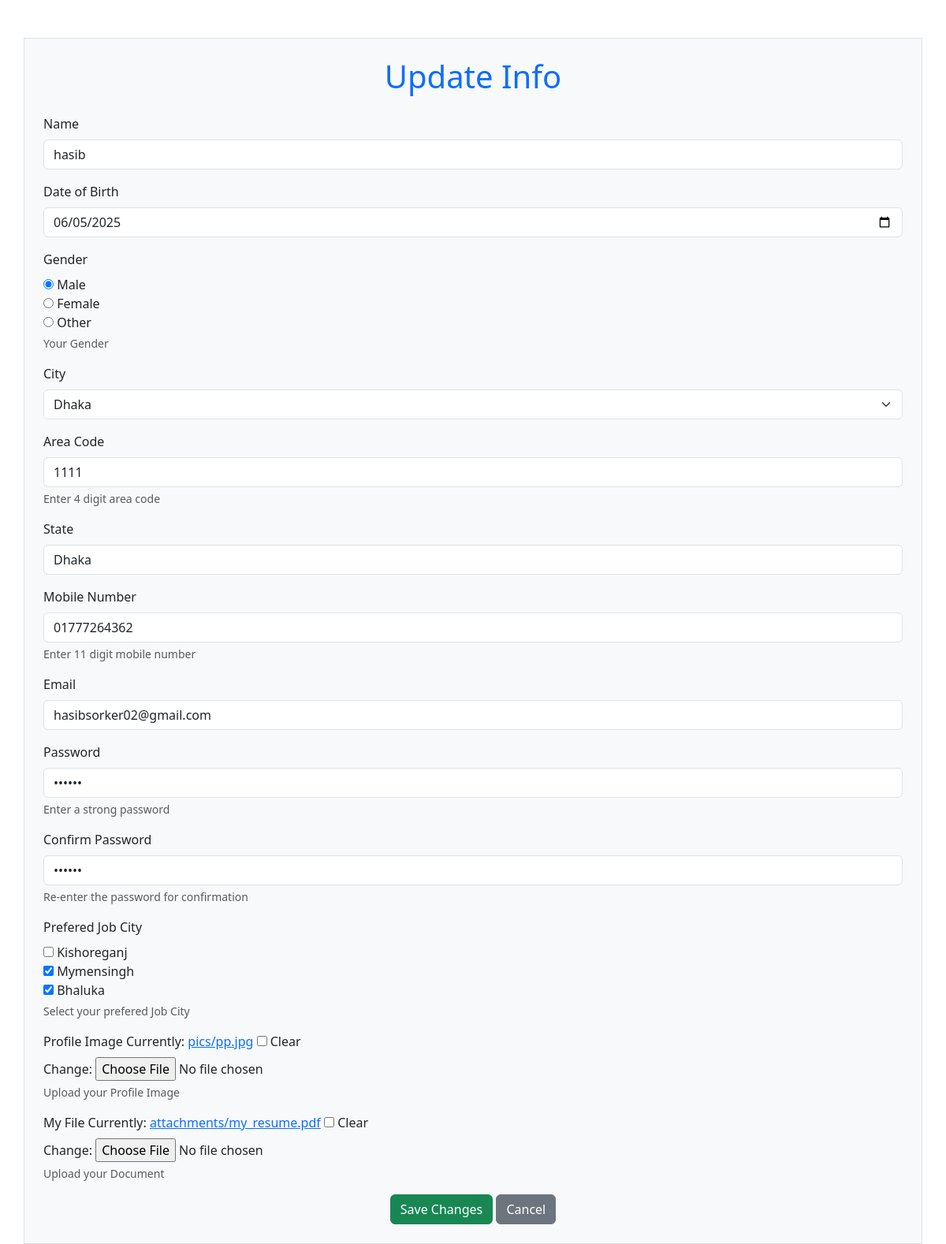
The page /update/8/ on the database its author committed.
### create_form/models.py (models this page shows, shortened)
class Profile_Model(models.Model):
    name = models.CharField(max_length=60)
    dob = models.DateField()
    gender = models.CharField(max_length=10,
    choices=Gender_Choices)
    city = models.CharField(max_length=60,choices=STATE_CHOICES)
    area_code = models.PositiveIntegerField(help_text="Enter 4 digit area code",
    validators=[validate_area_code])
    state = models.CharField(max_length=20)
    mobile = models.CharField(max_length=11, help_text="Enter 11 digit mobile number",
    validators=[
        RegexValidator(
            regex=r'^\d{11}$',
            message='Mobile number must be 11 digits long.',
            code='invalid_mobile'
        )
    ])
    email = models.EmailField()
    password = models.CharField(max_length=20, help_text="Enter a strong password")
    confirm_password = models.CharField(max_length=20, help_text="Re-enter the password for confirmation")
    job_city = models.ManyToManyField(
        JobCity,
        help_text="Select job cities "
    )
    profile_image = models.ImageField(upload_to='pics', blank=True)
    my_file = models.FileField(upload_to='attachments', blank=True)

### create_form/views.py (the view)
# urls.py: path('update/<int:id>/', views.update,name='update'),
def update(request, id):
    info = Profile_Model.objects.get(pk=id)
    if request.method == 'POST':
        form = Profile_Form(request.POST, request.FILES, instance=info)
        if form.is_valid():
            form.save()
            return redirect('info', id)
    else:
        form = Profile_Form(instance=info)
    return render(request, 'form/update.html', {'form': form, 'info': info})

### create_form/models.py (called while the page is built)
    def __str__(self):
        return self.name

### create_form/templates/form/update.html (shortened to what this page needs)
<!DOCTYPE html>
{% load static %}
<html lang="en">
<head>
    <link rel="stylesheet" href="{% static "form/css/bootstrap.min.css" %}">
</head>
<body>
    <div class="container mt-5 p-4 border bg-light">
        <h1 class="text-center text-primary">Update Info</h1>
        <form method="POST" enctype="multipart/form-data" class="mt-4">
    {% for i in form %}
        <div class="mb-3">
            <label for="{{ i.id_for_label }}" class="form-label">{{ i.label }}</label>
            {{ i }}
            {% if i.help_text %}
                <div class="form-text">
                    {{ i.help_text }}
                </div>
            {% endif %}
        </div>
    {% endfor %}
            <div class="text-center mt-3">
                <button type="submit" class="btn btn-success">Save Changes</button>
                <a href="{% url 'info' info.id %}" class="btn btn-secondary">Cancel</a>
            </div>
        </form>
    </div>
</body>
</html>

### rows shown on the page
Profile_Model: form "hasib" "06/05/2025" "☑ Male ☐ Female ☐ Other" "Dhaka" "1111" "Dhaka" "01777264362" "hasibsorker02@gmail.com"

### other values the page prints
{{ i.label }} "Name" "Date of Birth" "Gender" "City" "Area Code" "State" "Mobile Number" "Email" "Password" "Confirm Password" "Prefered Job City" "Profile Image" "My File"
{{ i.help_text }} "Your Gender" "Enter 4 digit area code" "Enter 11 digit mobile number" "Enter a strong password" "Re-enter the password for confirmation" "Select your prefered Job City" "Upload your Profile Image" "Upload your Document"
